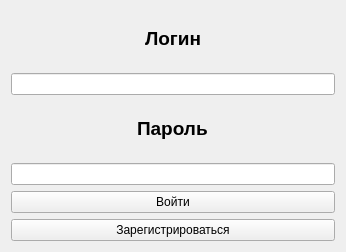
<?xml version="1.0" encoding="UTF-8"?>
<ui version="4.0">
 <class>Form</class>
 <widget class="QWidget" name="Form">
  <property name="geometry">
   <rect>
    <x>0</x>
    <y>0</y>
    <width>346</width>
    <height>252</height>
   </rect>
  </property>
  <property name="windowTitle">
   <string>Form</string>
  </property>
  <layout class="QVBoxLayout" name="verticalLayout_2">
   <item>
    <layout class="QVBoxLayout" name="verticalLayout">
     <item alignment="Qt::AlignHCenter">
      <widget class="QLabel" name="label">
       <property name="text">
        <string>&lt;html&gt;&lt;head/&gt;&lt;body&gt;&lt;p&gt;&lt;span style=&quot; font-size:14pt; font-weight:600;&quot;&gt;Логин&lt;/span&gt;&lt;/p&gt;&lt;/body&gt;&lt;/html&gt;</string>
       </property>
      </widget>
     </item>
     <item>
      <widget class="QLineEdit" name="loginEdit"/>
     </item>
     <item alignment="Qt::AlignHCenter">
      <widget class="QLabel" name="label_2">
       <property name="text">
        <string>&lt;html&gt;&lt;head/&gt;&lt;body&gt;&lt;p&gt;&lt;span style=&quot; font-size:14pt; font-weight:600;&quot;&gt;Пароль&lt;/span&gt;&lt;/p&gt;&lt;/body&gt;&lt;/html&gt;</string>
       </property>
      </widget>
     </item>
     <item>
      <widget class="QLineEdit" name="passwordEdit"/>
     </item>
    </layout>
   </item>
   <item>
    <widget class="QPushButton" name="loginButton">
     <property name="text">
      <string>Войти</string>
     </property>
    </widget>
   </item>
   <item>
    <widget class="QPushButton" name="registerButton">
     <property name="text">
      <string>Зарегистрироваться</string>
     </property>
    </widget>
   </item>
  </layout>
 </widget>
 <resources/>
 <connections/>
</ui>
